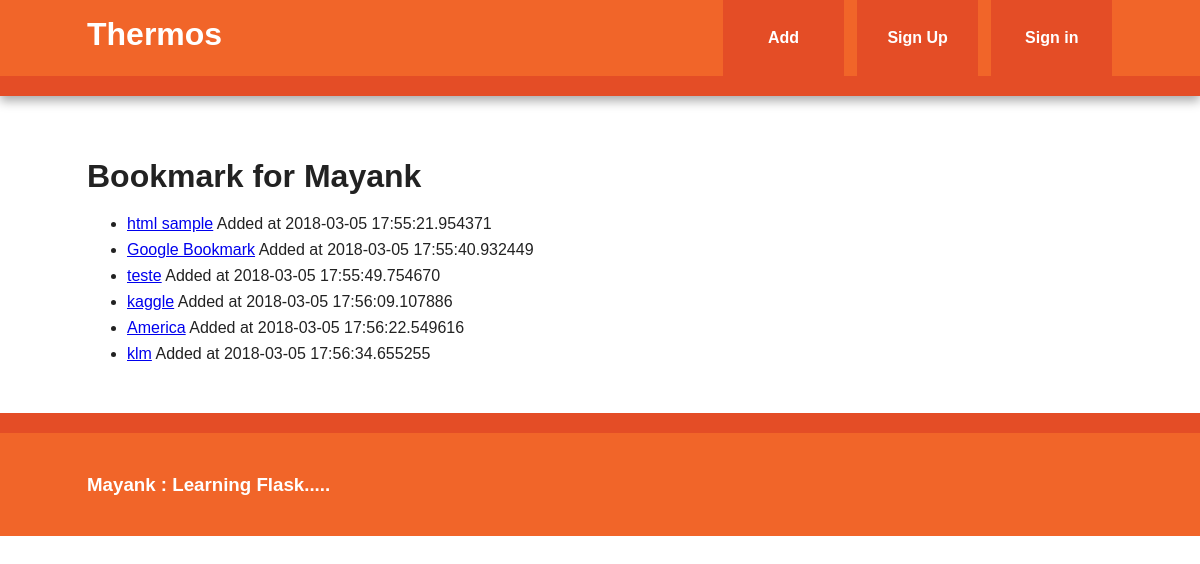
The app's page /user/Mayank, older data.
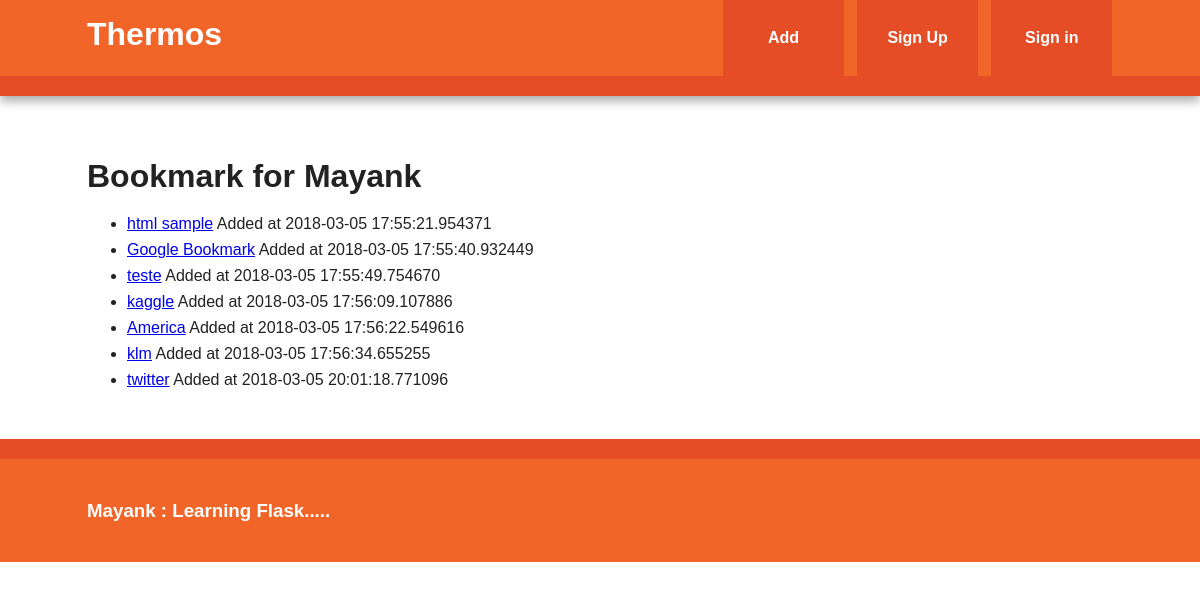
The same page, newer data.
### models.py (models this page shows, shortened)
class User(db.Model, UserMixin):
    id = db.Column(db.Integer, primary_key = True)
    username = db.Column(db.String(80), unique = True)
    email = db.Column(db.String(120), unique = True)
    bookmarks = db.relationship('Bookmark', backref = 'user', lazy = 'dynamic')

class Bookmark(db.Model):
    id = db.Column(db.Integer, primary_key = True)
    url = db.Column(db.Text, nullable = False)
    date = db.Column(db.DateTime, default = datetime.utcnow)
    description = db.Column(db.String(300))
    user_id = db.Column(db.Integer, db.ForeignKey('user.id'), nullable = False)

### view.py (the view)
@app.route('/user/<username>')
def user(username):
    user = User.query.filter_by(username = username).first_or_404()
    return render_template('user.html', user = user)

### templates/user.html (shortened to what this page needs)
{% extends "base.html" %}
{% block content %}
    <article>
        <header>
              <h1>Bookmark for {{ user.username }}</h1>
              <ul>
                {% for bm in user.bookmarks %}
                    <li>
                        <a href = "{{ bm.url }}">{{ bm.description }}</a>
                        <span class = "timestamp">Added at {{ bm.date }}</span>
                    </li>
                    {% else %}
                    <li>This user has not added any bookmarks yet.</li>
                {% endfor %}
              </ul>
        </header
    </article>
{% endblock %}

### templates/base.html (shortened to what this page needs)
<!doctype html>
<html class="no-js" lang="">
    <head>
        <link rel="stylesheet" href="{{url_for('static', filename = 'css/normalize.min.css')}}">
        <link rel="stylesheet" href="{{url_for('static', filename = 'css/main.css')}}">
    </head>
    <body>
        <div class="header-container">
            <header class="wrapper clearfix">
                <a href="{{url_for('index')}}"><h1 class="title">Thermos</h1></a>
                <nav>
                    <ul>
                        <li><a href="{{ url_for('add') }}">Add</a></li>
                        <li><a href="#">Sign Up</a></li>
                        {% if current_user.is_authenticated %}
                            <li><a href=" {{ url_for('logout') }} ">Sign out</a></li>
                        {% else %}
                            <li><a href=" {{ url_for('login') }} ">Sign in</a></li>
                        {% endif %}
                    </ul>
                </nav>
            </header>
        </div>
        <div class="main-container">
            <div class="main wrapper clearfix">
                {% block content %}
                {% endblock %}
            </div>
        </div>
        <div class="footer-container">
            <footer class="wrapper">
                <h3>Mayank : Learning Flask.....</h3>
            </footer>
        </div>
    </body>
</html>

### static/css/main.css (style rules this page uses)
html { color: #222; font-size: 1em; line-height: 1.4; }
body { font: 16px/26px Helvetica, Helvetica Neue, Arial; }
.wrapper { width: 90%; margin: 0 5%; }
.header-container { border-bottom: 20px solid #e44d26; }
.footer-container, .main aside { border-top: 20px solid #e44d26; }
.header-container, .footer-container, .main aside { background: #f16529; }
.title { color: white; }
nav ul { margin: 0; padding: 0; list-style-type: none; }
nav a { display: block; margin-bottom: 10px; padding: 15px 0; text-align: center; text-decoration: none; font-weight: bold; color: white; background: #e44d26; }
.main { padding: 30px 0; }
.main article h1 { font-size: 2em; }
.footer-container footer { color: white; padding: 20px 0; }
@media only screen and (min-width: 480px) { nav a { float: left; width: 27%; margin: 0 1.7%; padding: 25px 2%; margin-bottom: 0; } }
@media only screen and (min-width: 480px) { nav li:first-child a { margin-left: 0; } }
@media only screen and (min-width: 480px) { nav li:last-child a { margin-right: 0; } }
@media only screen and (min-width: 480px) { nav ul li { display: inline; } }
@media only screen and (min-width: 768px) { .header-container, .main aside { -webkit-box-shadow: 0 5px 10px #aaa; -moz-box-shadow: 0 5px 10px #aaa; box-shadow: 0 5px 10px #aaa; } }
@media only screen and (min-width: 768px) { .title { float: left; } }
@media only screen and (min-width: 768px) { nav { float: right; width: 38%; } }
@media only screen and (min-width: 768px) { .main article { float: left; width: 57%; } }
@media only screen and (min-width: 1140px) { .wrapper { width: 1026px; margin: 0 auto; } }
.clearfix:before, .clearfix:after { content: " "; display: table; }
.clearfix:after { clear: both; }
.clearfix { *zoom: 1; }

Row changes from the older to the newer data that the page shows:
added Bookmark: description "twitter", date "2018-03-05 20:01:18.771096"
